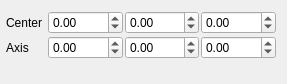
<?xml version="1.0" encoding="UTF-8"?>
<ui version="4.0">
 <class>LineWidget</class>
 <widget class="QWidget" name="LineWidget">
  <property name="geometry">
   <rect>
    <x>0</x>
    <y>0</y>
    <width>287</width>
    <height>84</height>
   </rect>
  </property>
  <property name="windowTitle">
   <string>Form</string>
  </property>
  <layout class="QFormLayout" name="formLayout">
   <property name="verticalSpacing">
    <number>2</number>
   </property>
   <property name="leftMargin">
    <number>6</number>
   </property>
   <property name="bottomMargin">
    <number>0</number>
   </property>
   <item row="0" column="0">
    <widget class="QLabel" name="label">
     <property name="text">
      <string>Center</string>
     </property>
     <property name="alignment">
      <set>Qt::AlignCenter</set>
     </property>
    </widget>
   </item>
   <item row="0" column="1">
    <layout class="QHBoxLayout" name="horizontalLayout_2">
     <property name="spacing">
      <number>2</number>
     </property>
     <item>
      <widget class="QDoubleSpinBox" name="centerX">
       <property name="sizePolicy">
        <sizepolicy hsizetype="MinimumExpanding" vsizetype="Fixed">
         <horstretch>0</horstretch>
         <verstretch>0</verstretch>
        </sizepolicy>
       </property>
       <property name="minimumSize">
        <size>
         <width>70</width>
         <height>0</height>
        </size>
       </property>
       <property name="minimum">
        <double>-999999999.000000000000000</double>
       </property>
       <property name="maximum">
        <double>999999999.000000000000000</double>
       </property>
      </widget>
     </item>
     <item>
      <widget class="QDoubleSpinBox" name="centerY">
       <property name="sizePolicy">
        <sizepolicy hsizetype="MinimumExpanding" vsizetype="Fixed">
         <horstretch>0</horstretch>
         <verstretch>0</verstretch>
        </sizepolicy>
       </property>
       <property name="minimumSize">
        <size>
         <width>70</width>
         <height>0</height>
        </size>
       </property>
       <property name="minimum">
        <double>-999999999.000000000000000</double>
       </property>
       <property name="value">
        <double>0.000000000000000</double>
       </property>
      </widget>
     </item>
     <item>
      <widget class="QDoubleSpinBox" name="centerZ">
       <property name="sizePolicy">
        <sizepolicy hsizetype="MinimumExpanding" vsizetype="Fixed">
         <horstretch>0</horstretch>
         <verstretch>0</verstretch>
        </sizepolicy>
       </property>
       <property name="minimumSize">
        <size>
         <width>70</width>
         <height>0</height>
        </size>
       </property>
       <property name="minimum">
        <double>-999999999.000000000000000</double>
       </property>
       <property name="maximum">
        <double>999999999.000000000000000</double>
       </property>
      </widget>
     </item>
    </layout>
   </item>
   <item row="1" column="0">
    <widget class="QLabel" name="label_2">
     <property name="text">
      <string>Axis</string>
     </property>
     <property name="alignment">
      <set>Qt::AlignCenter</set>
     </property>
    </widget>
   </item>
   <item row="1" column="1">
    <layout class="QHBoxLayout" name="horizontalLayout">
     <property name="spacing">
      <number>2</number>
     </property>
     <item>
      <widget class="QDoubleSpinBox" name="axisX">
       <property name="sizePolicy">
        <sizepolicy hsizetype="MinimumExpanding" vsizetype="Fixed">
         <horstretch>0</horstretch>
         <verstretch>0</verstretch>
        </sizepolicy>
       </property>
       <property name="minimumSize">
        <size>
         <width>70</width>
         <height>0</height>
        </size>
       </property>
       <property name="minimum">
        <double>-999999999.000000000000000</double>
       </property>
       <property name="maximum">
        <double>999999999.000000000000000</double>
       </property>
      </widget>
     </item>
     <item>
      <widget class="QDoubleSpinBox" name="axisY">
       <property name="sizePolicy">
        <sizepolicy hsizetype="MinimumExpanding" vsizetype="Fixed">
         <horstretch>0</horstretch>
         <verstretch>0</verstretch>
        </sizepolicy>
       </property>
       <property name="minimumSize">
        <size>
         <width>70</width>
         <height>0</height>
        </size>
       </property>
       <property name="minimum">
        <double>-999999999.000000000000000</double>
       </property>
       <property name="maximum">
        <double>999999999.000000000000000</double>
       </property>
      </widget>
     </item>
     <item>
      <widget class="QDoubleSpinBox" name="axisZ">
       <property name="sizePolicy">
        <sizepolicy hsizetype="MinimumExpanding" vsizetype="Fixed">
         <horstretch>0</horstretch>
         <verstretch>0</verstretch>
        </sizepolicy>
       </property>
       <property name="minimumSize">
        <size>
         <width>70</width>
         <height>0</height>
        </size>
       </property>
       <property name="minimum">
        <double>-999999999.000000000000000</double>
       </property>
       <property name="maximum">
        <double>999999999.000000000000000</double>
       </property>
      </widget>
     </item>
    </layout>
   </item>
  </layout>
 </widget>
 <resources/>
 <connections/>
</ui>
